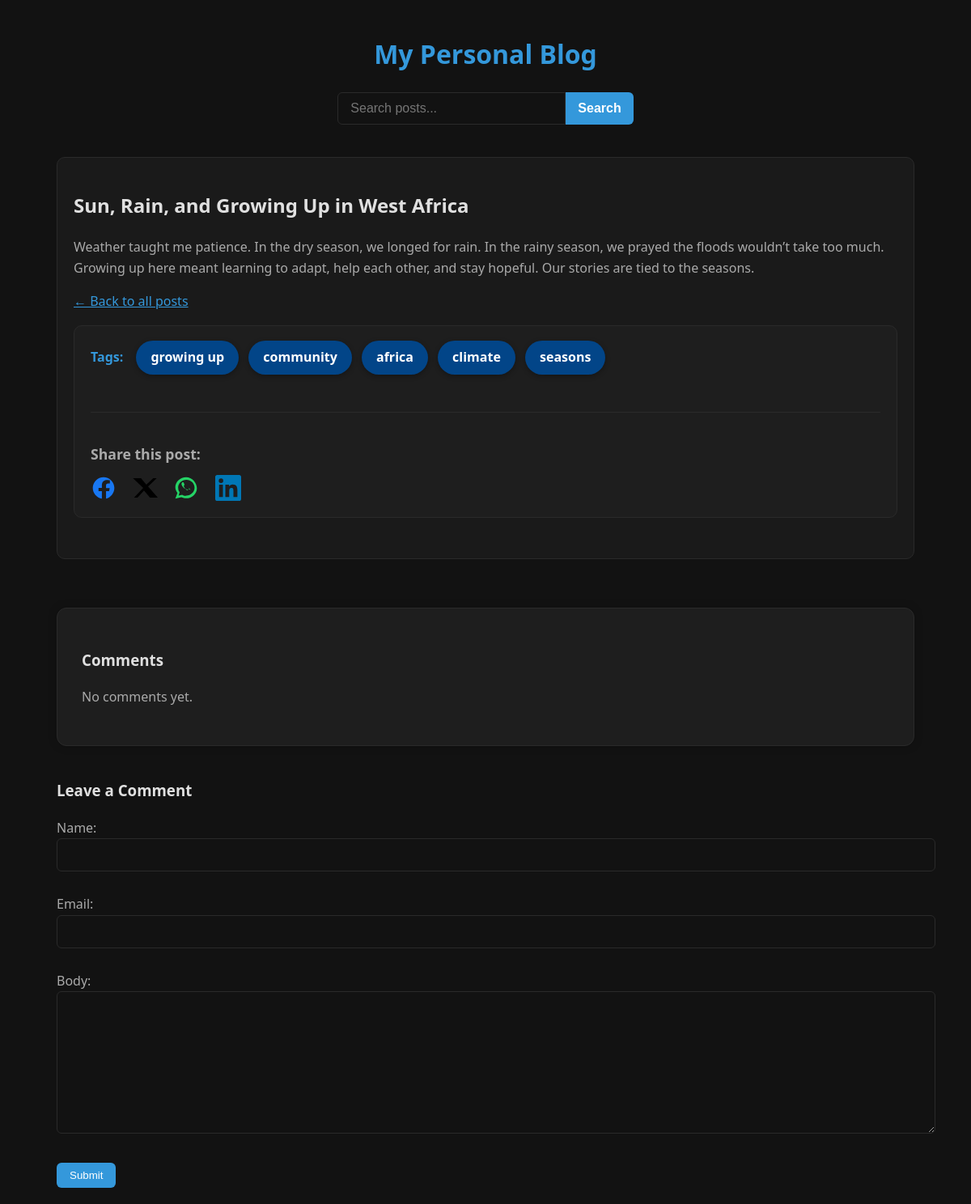
The page /posts/19/sun-rain-and-growing-up-in-west-africa/ on the database its author committed.
### myblog/models.py (models this page shows, shortened)
class Post(models.Model):
    class Status(models.TextChoices):
        DRAFT = 'DF', 'Draft'
        PUBLISHED = 'PB', 'Published'
    title = models.CharField(max_length=250)
    slug = models.SlugField(max_length=250)
    author = models.ForeignKey(
        settings.AUTH_USER_MODEL,
        on_delete=models.CASCADE,
        related_name='blog_posts'
        )
    body = models.TextField()
    publish = models.DateTimeField(default=timezone.now)
    created = models.DateTimeField(auto_now_add=True)
    updated = models.DateTimeField(auto_now=True)
    status = models.CharField(
        max_length=2,
        choices=Status,
        default=Status.DRAFT
    )
    objects = models.Manager() # The default manager.
    published = PublishedManager() # Our custom manager.
    tags = TaggableManager() # to use tags for posts
    image = CloudinaryField('image', blank=True, null=True)
    class Meta:
        ordering = ['-publish']
        indexes = [
            models.Index(fields = ['-publish']),
        ]

### myblog/views.py (the view)
# urls.py: path('posts/<int:id>/<slug:slug>/', views.post_detail, name='post_detail'),
def post_detail(request, id, slug):
    post = get_object_or_404(Post, id=id, slug=slug, status=Post.Status.PUBLISHED)
    comments = post.comments.filter(active=True)
    new_comment = None
    if request.method == 'POST':
        comment_form = CommentForm(data=request.POST)
        if comment_form.is_valid():
            new_comment = comment_form.save(commit=False)
            new_comment.post = post
            new_comment.save()
            comment_form = CommentForm()
    else:
        comment_form = CommentForm()
    return render(
        request,
        'myblog/post/detail.html',
        {
            'post': post,
            'comments': comments,
            'new_comment': new_comment,
            'comment_form': comment_form
        }
    )

### myblog/forms.py
class CommentForm(forms.ModelForm):
    class Meta:
        model = Comment
        fields = ['name', 'email', 'body']

### myblog/templates/myblog/post/detail.html (shortened to what this page needs)
{% extends "base.html" %}
{% block content %}
<div class="container">
  <article>
    <h2>{{ post.title }}</h2>
    <div>{{ post.body|linebreaks }}</div>
    <p><a href="{% url 'myblog:post_list' %}">← Back to all posts</a></p>
    <div class="post-tags tag-cloud">
      <strong>Tags:</strong>
      {% for tag in post.tags.all %}
        <a href="{% url 'myblog:post_list_by_tag' tag.slug %}" class="tag">{{ tag.name }}</a>
      {% empty %}
        <span>No tags.</span>
      {% endfor %}
    <div class="share-buttons">
        <p>Share this post:</p>
        <a href="https://www.facebook.com/sharer/sharer.php?u={{ request.build_absolute_uri }}" target="_blank" title="Share on Facebook" class="share-icon facebook">
            <svg viewBox="0 0 24 24" fill="currentColor"><path d="M22 12.07C22 6.5 17.52 2 12 2S2 6.5 2 12.07C2 17.1 5.66 21.2 10.44 22v-7.02h-3.1v-2.9h3.1V9.41c0-3.07 1.83-4.77 4.64-4.77 1.34 0 2.75.24 2.75.24v3.04h-1.55c-1.53 0-2.01.95-2.01 1.92v2.31h3.41l-.55 2.9h-2.86V22C18.34 21.2 22 17.1 22 12.07z"/></svg>
        </a>
        <a href="https://twitter.com/intent/tweet?url={{ request.build_absolute_uri }}&text={{ post.title }}" target="_blank" title="Share on X" class="share-icon x">
            <svg viewBox="0 0 24 24" fill="currentColor"><path d="M19.8 3H23L15 10.72 24 21h-7.2l-5.6-6.64L5.2 21H2L10.5 12 1 3h7.4l5 5.92L19.8 3Z"/></svg>
        </a>
        <a href="https://api.whatsapp.com/send?text={{ post.title }} {{ request.build_absolute_uri }}" target="_blank" title="Share on WhatsApp" class="share-icon whatsapp">
        </a>
        <a href="https://www.linkedin.com/sharing/share-offsite/?url={{ request.build_absolute_uri }}" target="_blank" title="Share on LinkedIn" class="share-icon linkedin">
        </a>
    </div>
    </div>
  </article>
  <div class="comments">
    <h3>Comments</h3>
    {% for comment in comments %}
      <div class="comment">
        <strong>{{ comment.name }}</strong>
        <small>{{ comment.created|date:"F j, Y H:i" }}</small>
        <p>{{ comment.body|linebreaks }}</p>
      </div>
    {% empty %}
      <p>No comments yet.</p>
    {% endfor %}
  </div>
  <div class="comment-form">
    <h3>Leave a Comment</h3>
    <form method="post">
      {{ comment_form.as_p }}
      <button type="submit">Submit</button>
    </form>
  </div>
</div>
{% endblock %}

### static/css/blog.css (style rules this page uses)
:root { --bg-dark: #121212; --bg-light: #1e1e1e; --text-main: #e0e0e0; --text-muted: #aaaaaa; --accent-blue: #3498db; --accent-blue-hover: #2980b9; --card-bg: #1a1a1a; --border-gray: #2a2a2a; --tag-bg: hsl(210, 97%, 27%); --tag-hover-bg: hsl(210, 100%, 20%); }
body { margin: 0; font-family: 'Segoe UI', sans-serif; background-color: var(--bg-dark); color: var(--text-main); line-height: 1.6; padding: 20px; }
.container { max-width: 1100px; margin: auto; padding: 0 20px; }
article { background-color: var(--card-bg); border: 1px solid var(--border-gray); border-radius: 10px; padding: 20px; transition: transform 0.3s ease, box-shadow 0.3s ease; }
p { color: var(--text-muted); font-size: 1rem; }
a { color: var(--accent-blue); text-decoration: underline; }
.comments { margin-top: 60px; padding: 30px; background-color: var(--bg-light); border: 1px solid var(--border-gray); border-radius: 12px; box-shadow: 0 0 12px rgba(0, 0, 0, 0.2); }
.comment-form { margin-top: 40px; }
.comment-form input, .comment-form textarea { width: 100%; padding: 12px; background-color: var(--bg-dark); border: 1px solid var(--border-gray); border-radius: 6px; color: var(--text-main); margin-bottom: 12px; }
.comment-form button { background-color: var(--accent-blue); color: white; border: none; padding: 8px 16px; border-radius: 6px; cursor: pointer; transition: background-color 0.3s ease; }
.tag-cloud { margin-bottom: 30px; background-color: var(--bg-light); padding: 12px 20px; border-radius: 10px; border: 1px solid var(--border-gray); }
.tag-cloud strong { color: var(--accent-blue); margin-right: 12px; font-weight: 600; }
.tag { display: inline-block; margin: 6px 8px 6px 0; padding: 8px 18px; font-size: 1rem; font-weight: 600; border-radius: 30px; background-color: var(--tag-bg); color: #fff; text-decoration: none; box-shadow: 0 2px 6px rgba(0,0,0,0.3); transition: background-color 0.3s ease, transform 0.15s ease; }
.share-buttons { margin-top: 40px; padding-top: 20px; border-top: 1px solid var(--border-gray); }
.share-buttons p { margin-bottom: 12px; font-size: 1.1rem; font-weight: 600; color: var(--text-muted); }
.share-buttons a.share-icon { display: inline-block; margin-right: 15px; width: 32px; height: 32px; transition: transform 0.2s ease; color: inherit; }
.share-buttons a.share-icon svg { width: 100%; height: 100%; }
.share-buttons a.facebook { color: #1877f2; }
.share-buttons a.x { color: #000000; }
.share-buttons a.whatsapp { color: #25d366; }
.share-buttons a.linkedin { color: #0077b5; }

### rows shown on the page
Post: title "Sun, Rain, and Growing Up in West Africa", body "Weather taught me patience. In the dry season, we longed for rain. In the rainy season, we prayed the floods wouldn’t take too much. Growing up here meant learning to adapt, help each other, and stay hopeful. Our stories are tied to the seasons."
Tag: name "growing up"
Tag: name "community"
Tag: name "africa"
Tag: name "climate"
Tag: name "seasons"
